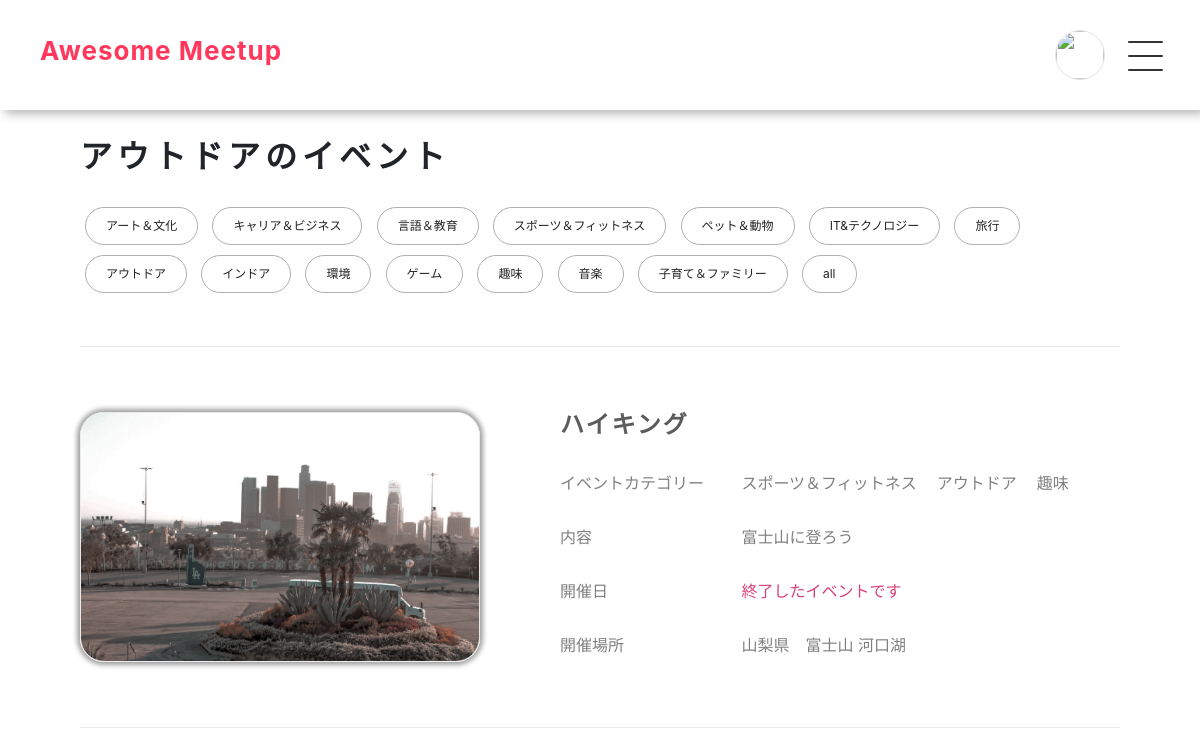
The app's page /event_top_outdoor.php, older data.
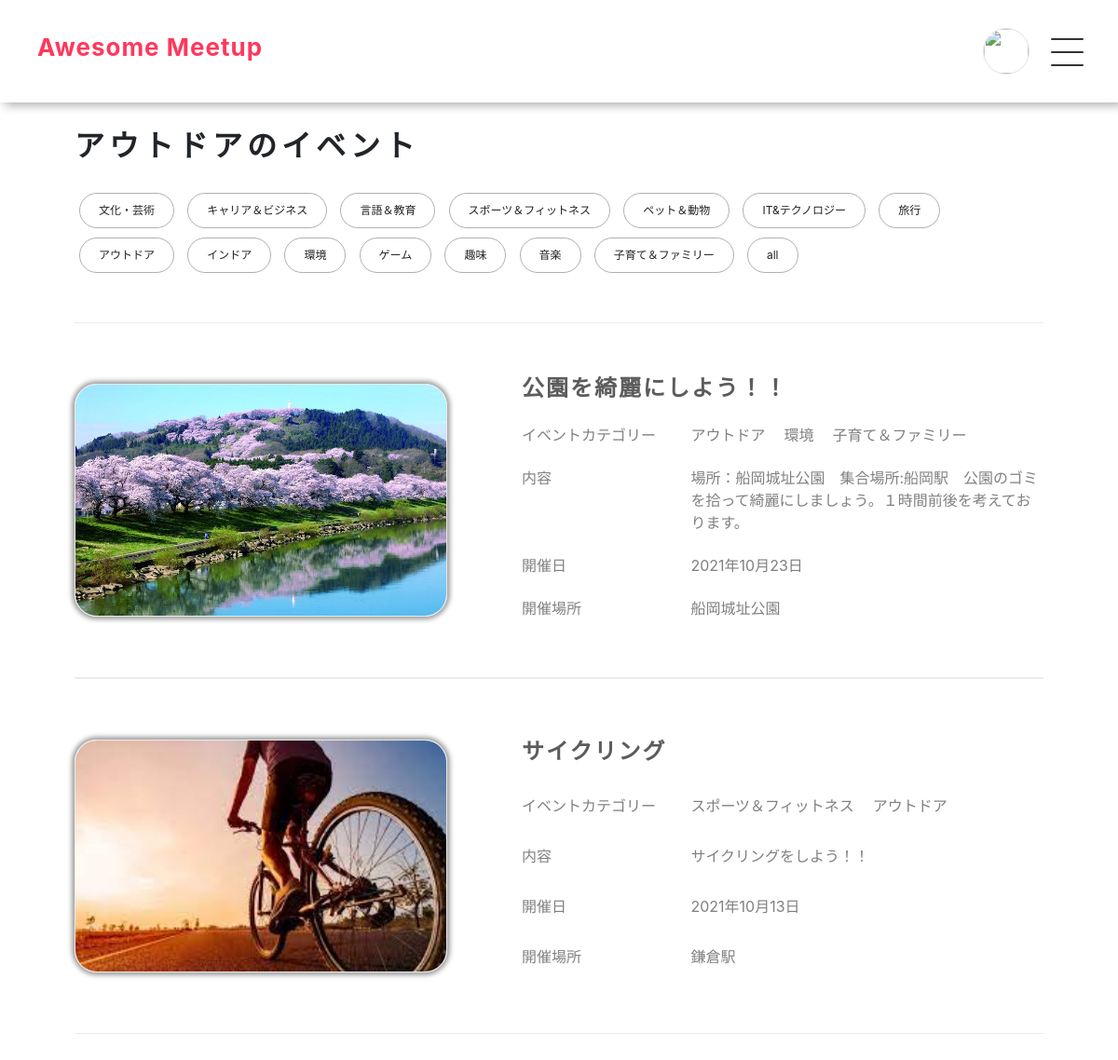
The same page, newer data.
### tables this page shows
CREATE TABLE `categories` (
  `id` int(11) NOT NULL AUTO_INCREMENT,
  `type` varchar(100) NOT NULL,
  `created_at` timestamp NOT NULL DEFAULT CURRENT_TIMESTAMP ON UPDATE CURRENT_TIMESTAMP,
  PRIMARY KEY (`id`)
);

CREATE TABLE `events` (
  `id` int(11) NOT NULL AUTO_INCREMENT,
  `user_id` int(11) NOT NULL,
  `name` varchar(50) NOT NULL,
  `content` varchar(255) NOT NULL,
  `place` varchar(50) NOT NULL,
  `day` varchar(50) NOT NULL,
  `time` varchar(50) NOT NULL,
  `participants` int(11) NOT NULL,
  `type` varchar(50) NOT NULL,
  `image` varchar(255) DEFAULT NULL,
  `created_at` timestamp NOT NULL DEFAULT CURRENT_TIMESTAMP ON UPDATE CURRENT_TIMESTAMP,
  PRIMARY KEY (`id`),
  KEY `user_id` (`user_id`),
  CONSTRAINT `events_ibfk_1` FOREIGN KEY (`user_id`) REFERENCES `users` (`id`)
);

### event_top_outdoor.php (called while the page is built, shortened)
<?php
    require_once 'models/Event.php';
    require_once 'models/Event_Category_Relation.php';
    $categories = Category::all();
    $events = Event_Category_Relation::find(8);
    foreach ($events as $event) {
        $events_outdoor[] = Event::find($event->event_id);
    }
    $user_icon = $_SESSION["user_icon"];
    include_once "views/event_top_outdoor_view.php";

### models/Category.php (called while the page is built, shortened)
<?php
    require_once 'models/Model.php';
    class Category extends Model
    {
        public static function all()
        {
            try {
                $pdo  = self::get_connection();
                $stmt = $pdo->query('SELECT * FROM categories');
                $stmt->setFetchMode(PDO::FETCH_CLASS | PDO::FETCH_PROPS_LATE, 'Category');
                $categories = $stmt->fetchAll();
                return $categories;
            }
            catch (PDOException $e) {
                return 'PDO exception: ' . $e->getMessage();
            }
        }
    }

### models/Event_Category_Relation.php (called while the page is built, shortened)
<?php
    require_once 'models/Model.php';
    require_once 'models/Event.php';
    require_once "models/Category.php";
    class Event_Category_Relation extends Model
    {
        public static function find($category_id)
        {
            try {
                $pdo  = self::get_connection();
                $stmt = $pdo->prepare("SELECT * FROM event_category_relations WHERE category_id =:category_id order by created_at desc");
                $stmt->bindParam(':category_id', $category_id, PDO::PARAM_INT);
                $stmt->execute();
                $stmt->setFetchMode(PDO::FETCH_CLASS | PDO::FETCH_PROPS_LATE, 'Event_Category_Relation');
                $events = $stmt->fetchAll();
                return $events;
            }
            catch (PDOException $e) {
                return 'PDO exception: ' . $e->getMessage();
            }
        }
    }

### models/Event.php (called while the page is built, shortened)
<?php
 require_once 'models/Model.php';
 require_once 'models/Category.php';
 class Event extends Model
 {
     public $id;
     public static function find($id)
     {
         try {
             $pdo = self::get_connection();
             $stmt = $pdo->prepare('select * from events where id=:id');
            $stmt->bindParam(':id', $id, PDO::PARAM_INT);
            $stmt->execute();
            $stmt->setFetchMode(PDO::FETCH_CLASS | PDO::FETCH_PROPS_LATE, 'Event');
            $event = $stmt->fetch();
             return $event;
         } catch (PDOException $e) {
             return 'PDO exception: '.$e->getMessage();
         }
     }
      public function categories()
      {
                try {
                    $pdo = self::get_connection();
                    $stmt = $pdo->prepare('SELECT categories.type FROM categories JOIN event_category_relations ON categories.id = event_category_relations.category_id WHERE event_category_relations.event_id = :event_id');
                    $stmt->bindParam(':event_id', $this->id, PDO::PARAM_INT);
                    $stmt->execute();
                    $stmt->setFetchMode(PDO::FETCH_CLASS | PDO::FETCH_PROPS_LATE, 'Category');
                    $categories = $stmt->fetchAll();
                    return $categories;
                } catch (PDOException $e) {
                    return 'PDO exception: '.$e->getMessage();
                }
            }
 }

### models/Model.php (called while the page is built, shortened)
<?php
    class Model
    {
        protected static function close_connection($pdo, $stmp)
        {
            try {
                $stmp = null;
            }
            catch (PDOException $e) {
                return 'PDO exception: ' . $e->getMessage();
            }
        }
    }
    function set_time($time_db)
    {
        $dateTime = new DateTime($time_db);
        return $time_db = $dateTime->format("Y年m月d日");
    }
    function current_time()
    {
        $dateTime = new DateTime();
        return $time_db = $dateTime->format("Y年m月d日");
    }

### views/event_top_outdoor_view.php (the view, shortened to what this page needs)
<!DOCTYPE html>
<html lang="ja">
    <head>
        <link rel="stylesheet" href="css/event.css">
        <link rel="stylesheet" href="css/reset.css">
        <link rel="stylesheet" href="css/nav.css">
        <link href="https://cdn.jsdelivr.net/npm/bootstrap@5.0.0-beta1/dist/css/bootstrap.min.css" rel="stylesheet">
    </head>
    <body>
        <header>
         <nav class="navbar navbar-light fixed-top">
            <div class="nav_title"><a href="top.php"><h1 class="d-flex">Awesome&nbsp;<span>Meetup</span></h1></a></div>
            <div class="d-flex position-relative">
                  <div class="user-icon">
                     <a href="user_account.php?id=<?=$login_user->id?>"><img src="upload/<?=$user_icon?>"></a>
                  </div>
               <div id="nav_menu">
                   <span></span>
                   <span></span>
                   <span></span>
               </div>
            </div>
         </nav>
      </header>
        <div class="scroll_wrapper">
        <div class="mb-5">
        <h1 class="Ltitle">アウトドアの<span>イベント</span></h1>
        <div id="buttons">
            <?php foreach ($categories as $category):?>
            <button value="<?=$category->type?>"><?=$category->type?></button>
            <?php endforeach; ?>
            <button value="all">all</button>
        </div>
        </div>
            <?php foreach ($events_outdoor as $event):?>
                <div class="grid_wrapper <?php foreach ($event->categories() as $category):?><?=$category->type?> <?php endforeach; ?> ">
                <div class="grid_img"><a href="event_show.php?id=<?=$event->id?>"><img src="upload/<?=$event->image?>">
                </a></li>
                </div>
                <div class="grid_items">
                    <div class="d-grid">
                        <h2><?=$event->name?></h2>
                    </div>
                    <ul class="d-grid grid_item">
                        <li>イベントカテゴリー</li>
                        <ul class="d-flex flex_categories p-0">
                            <?php foreach ($event->categories() as $category):?>
                            <li class="<?=$category->type?>"><?=$category->type ?><li>
                            <?php endforeach; ?>
                        </ul>
                    </ul>
                    <ul class="d-grid grid_item">
                        <li>内容</li>
                        <li><?=$event->content?></li>
                    </ul>
                    <ul id="none" class="d-grid grid_item">
                        <li>開催日</li>
                    <?php if((current_time()) <= (set_time($event->day))):?>
                        <li><?=set_time($event->day)?></li>
                    <?php else :?>
                        <li style="color: #da4175;">終了したイベントです</li>
                    <?php endif;?>
                    </ul>
                    <ul class="d-grid grid_item">
                        <li>開催場所</li>
                        <li><?=$event->place?></li>
                    </ul>
                </div>
            </div>
            <?php endforeach; ?>
        </div>
    </body>
</html>

### css/event.css (style rules this page uses)
.scroll_wrapper { padding: 50px 80px; overflow: scroll; }
.scroll_wrapper h1 { font-size: 32px; font-weight: 600; line-height: 1; letter-spacing: 5px; margin-bottom: 30px; }
.scroll_wrapper .Ltitle { display: flex; }
.scroll_wrapper #buttons button { cursor: pointer !important; text-align: center !important; border: 1px solid #b0b0b0 !important; background-color: white; outline: none !important; margin: 5px; border-radius: 30px !important; color: #222222; font-family: Circular, -apple-system, BlinkMacSystemFont, Roboto, "Helvetica Neue", sans-serif !important; padding: 10px 20px !important; font-size: 12px !important; line-height: 16px !important; }
.scroll_wrapper .grid_wrapper { grid-template-columns: 1fr 2fr; grid-template-rows: 300px; gap: 80px; display: grid; border-top: 0.5px solid #ebebeb; border-bottom: 0.5px solid #ebebeb; padding: 40px 0; }
.scroll_wrapper .grid_wrapper .grid_img { display: flex; align-items: center; }
.scroll_wrapper .grid_wrapper .grid_img img { width: 400px; height: 250px; object-fit: cover; border-radius: 24px; border: 1px solid #ebebeb; box-shadow: 0px 0px 5px 3px #9e9e9e; }
.scroll_wrapper .grid_wrapper .grid_items { display: flex; flex-direction: column; justify-content: space-evenly; }
.scroll_wrapper .grid_wrapper .grid_items .grid_item { grid-template-columns: 1fr 2.5fr; gap: 30px; color: gray; font-size: 16px; padding: 0; margin-bottom: 10px; }
.scroll_wrapper .grid_wrapper .grid_items .grid_item .flex_categories { flex-wrap: wrap; }
.scroll_wrapper .grid_wrapper .grid_items .grid_item .flex_categories li { padding-right: 10px; }
.scroll_wrapper .grid_wrapper .grid_items h2 { font-size: 26px; font-weight: 600; line-height: 1.5; letter-spacing: 2px; font-size: 24px; color: #000000a3; }

### css/nav.css (style rules this page uses)
header { height:90px; }
#nav_menu { width: 55px; height: 50px; position: relative; left: 15px; top:11px; cursor:pointer; transition: 0.5s ease-in-out; z-index: 20; }
#nav_menu span { display: block; position: absolute; left: 8px; width: 35px; height: 2px; background-color: #333; border-radius: 4px; transition: all .5s; }
.open span:nth-child(1) { top: 0px; width: 60px; animation: equalizer01 7000ms infinite; }
.open span:nth-child(2) { top: 14px; width: 30px; animation: equalizer02 5000ms infinite; animation-delay: 0.33s; }
.open span:nth-child(3) { top: 28px; width: 20px; animation: equalizer02 5000ms infinite; }
.user-icon { width: 50px; height: 50px; border: 1px solid #8080803b; border-radius: 50%; }
.user-icon img { width: 100%; height: 100%; border-radius: 50%; }
.navbar { padding: 30px 40px!important; box-shadow: 5px 3px 10px 0px #00000052; box-shadow: 5px 3px 10px 0px #00000052; cursor: pointer; background: white; }
.nav_title a { text-decoration:none!important; }
.nav_title h1 { font-family: "SF Pro JP","SF Pro Display","SF Pro Icons","Hiragino Kaku Gothic Pro","ヒラギノ角ゴ Pro W3","メイリオ","Meiryo","ＭＳ Ｐゴシック","Helvetica Neue","Helvetica","Arial",sans-serif; letter-spacing: 1px; font-size: 26px; font-weight: bold; color: #ff385c; }
html ,body { height:100%; }

Row changes from the older to the newer data that the page shows:
removed categories: type "アート＆文化", shown under "アウトドアのイベント"
removed events: image (picture), name "ハイキング", content "富士山に登ろう", day "終了したイベントです", place "山梨県 富士山 河口湖", categories (type "スポーツ＆フィットネス"), categories (type "アウトドア"), categories (type "趣味")
added categories: type "文化・芸術", shown under "アウトドアのイベント"
added events: image (picture), name "公園を綺麗にしよう！！", content "場所：船岡城址公園 集合場所:船岡駅 公園のゴミを拾って綺麗にしましょう。１時間前後を考えております。", day "2021年10月23日", place "船岡城址公園", categories (type "アウトドア"), categories (type "環境"), categories (type "子育て＆ファミリー")
added events: image (picture), name "サイクリング", content "サイクリングをしよう！！", day "2021年10月13日", place "鎌倉駅", categories (type "スポーツ＆フィットネス"), categories (type "アウトドア")
